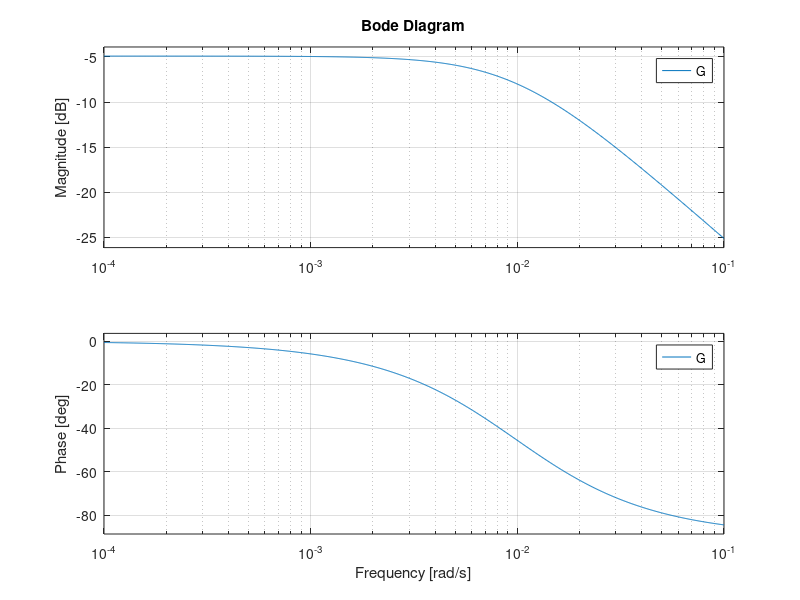
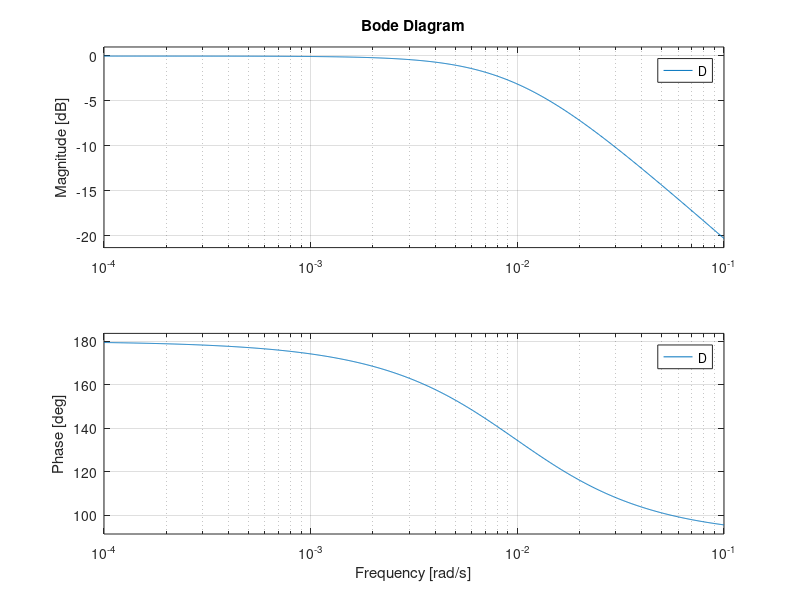
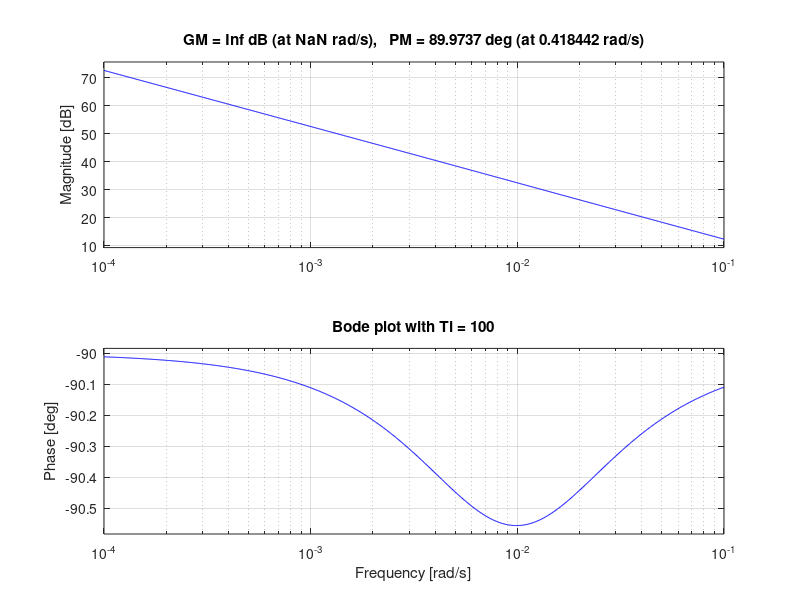
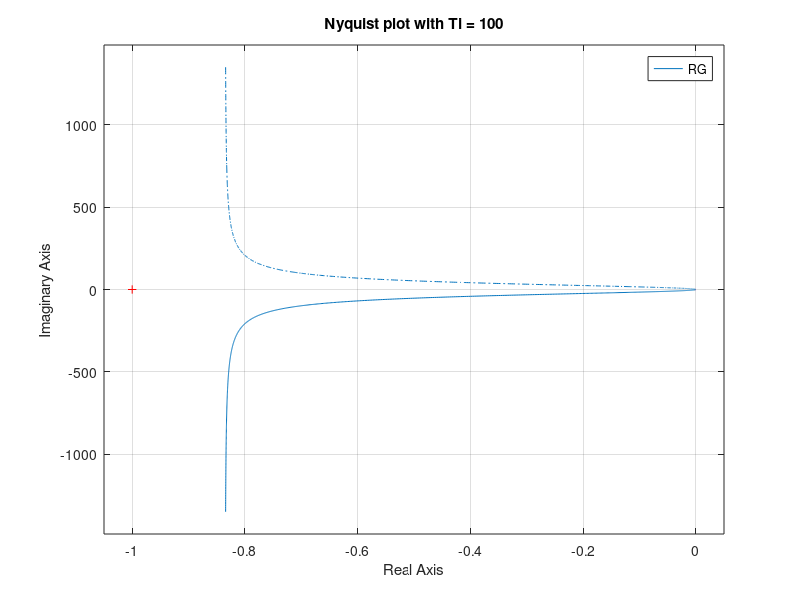

MATLAB code to generate these figures, in order: (Note: this script raises an error after producing the figures.)
close all; clear; clc;

%% System data
g = 9.81;               % gravity acceleration [m/s^2]
M = 1500;               % vehicle mass [kg]
J_wheel = 1;            % moment of inertia of the wheel [kg*m^2]
J_M = 0.05;             % moment of inertia of the motor [kg*m^2]
alpha = deg2rad(5);     % slope of the road [degrees]
Rw = 0.35;               % wheel radius [m]
r1 = 0.005;             % damping coefficient 1 [Nms/rad]
r2 = 0.005;             % damping coefficient 2 [Nms/rad]
k_t = Inf;              % torsional stiffness of the drive shaft [Nm/rad]
tau_1 = 3;              % transmission ratio [-]
tau_2 = 1;              % differential ratio [-]
rho_air = 1.225;        % air density [kg/m^3]
A_front = 2.2;          % front surface of the vehicle [m^2]
Cx = 0.3;               % drag coefficient [-]
C_RR = 0.01;            % rolling coefficient [-]
k_RR = 0.0002;          % rolling coefficient [s/m]

m_star = J_M*(tau_1*tau_2/Rw)^2+4*J_wheel/(Rw^2)+M;
r_star = (r1+r2)*(tau_2/Rw)^2;
fprintf('m*=%f ; r*=%f\n',m_star,r_star);

%% Part 1 : Steady-state analysis
v0 = 15;                % steady-state vehicle speed [m/s]
v_w0 = 3.5;             % steady-state wind speed [m/s]

ratio = Rw/(tau_2*tau_1);
F_D0 = 1/2*rho_air*Cx*A_front*(v0+v_w0)^2;
F_R0 = M*g*C_RR*(1+k_RR*v0);
P = M*g*sin(alpha);
damp_0 = r_star*v0;

T_M0 = ratio*(F_D0 + F_R0 + P + damp_0);
fprintf('Steady-state motor torque : %f N*m\n',T_M0);
 
r_gen = r_star + C_RR*k_RR*M*g + rho_air*Cx*A_front*(v0 + v_w0);

numG = 1/ratio;
denG = [m_star, r_gen];
G = tf(numG, denG); % TF of v/T_M
figure;
bode(G);
% poles = pole(G);
% fprintf('Poles of G : %f\n',poles);

numD = -rho_air*Cx*A_front*(v0+v_w0);
denD = denG;
D = tf(numD, denD); % TF of v/v_wind
figure;
bode(D);

%% Part 2 : PI regulator
Kp = 75; % Proportional gain
Ti = 100; % Integral time constant
Ki = Kp / Ti; % Integral gain
R = pid(Kp, Ki);

% Open-loop transfer function
RG = series(R, G);
fprintf('Poles of RG : %f\n',pole(RG)');
fprintf('Zeros of RG : %f\n',zero(RG)');


% Closed-loop transfer function
L = feedback(RG, 1);

% Stability analysis
figure;
margin(RG);
title(['Bode plot with Ti = ', num2str(Ti)]);

figure;
nyquist(RG);
title(['Nyquist plot with Ti = ', num2str(Ti)]);

figure;
rlocus(RG);
title(['Root locus with Ti = ', num2str(Ti)]);

% Step response performance
figure;
step(L);
title(['Step response with Ti = ', num2str(Ti)]);

stp_nfo = stepinfo(L);
tr = stp_nfo.RiseTime;
Po = stp_nfo.Overshoot;
ts = stp_nfo.SettlingTime;
BW = bandwidth(L);
fprintf('Rise time : %f\n',tr);
fprintf('Overshoot : %f\n',Po);
fprintf('Settling time : %f\n',ts);
fprintf('Bandwidth : %f\n',BW);

% Bode diagrams of the open-loop transfer function
figure;
bode(RG);
title('Bode plot of the open-loop transfer function');

% Bode diagrams of the closed-loop transfer function
figure;
bode(L);
title('Bode plot of the closed-loop transfer function');

% Bode diagrams of the closed-loop wind disturbance transfer function
K2 = -rho_air*Cx*A_front*(v0+v_w0);
G_D = tf(1, denG);
Kc = numG;
LD = K2 * feedback(G_D, Kc*R);
figure;
bode(LD);
title('Bode plot of the closed-loop wind disturbance transfer function');